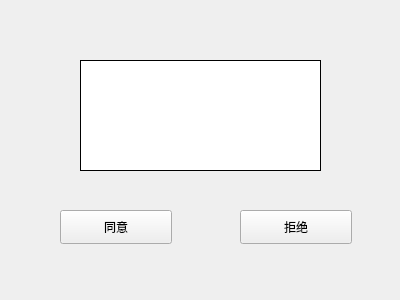
<?xml version="1.0" encoding="UTF-8"?>
<ui version="4.0">
 <class>AddNewFriendForm</class>
 <widget class="QWidget" name="AddNewFriendForm">
  <property name="geometry">
   <rect>
    <x>0</x>
    <y>0</y>
    <width>400</width>
    <height>300</height>
   </rect>
  </property>
  <property name="windowTitle">
   <string>Form</string>
  </property>
  <widget class="QLabel" name="label">
   <property name="geometry">
    <rect>
     <x>80</x>
     <y>60</y>
     <width>241</width>
     <height>111</height>
    </rect>
   </property>
   <property name="styleSheet">
    <string notr="true">background-color: rgb(255, 255, 255);</string>
   </property>
   <property name="frameShape">
    <enum>QFrame::Box</enum>
   </property>
   <property name="text">
    <string/>
   </property>
  </widget>
  <widget class="QPushButton" name="pushButton">
   <property name="geometry">
    <rect>
     <x>60</x>
     <y>210</y>
     <width>112</width>
     <height>34</height>
    </rect>
   </property>
   <property name="text">
    <string>同意</string>
   </property>
  </widget>
  <widget class="QPushButton" name="pushButton_2">
   <property name="geometry">
    <rect>
     <x>240</x>
     <y>210</y>
     <width>112</width>
     <height>34</height>
    </rect>
   </property>
   <property name="text">
    <string>拒绝</string>
   </property>
  </widget>
  <widget class="QLabel" name="label_2">
   <property name="geometry">
    <rect>
     <x>-3</x>
     <y>-6</y>
     <width>411</width>
     <height>311</height>
    </rect>
   </property>
   <property name="styleSheet">
    <string notr="true">border-image: url(:/add.jpg);</string>
   </property>
   <property name="text">
    <string/>
   </property>
  </widget>
  <zorder>label_2</zorder>
  <zorder>label</zorder>
  <zorder>pushButton</zorder>
  <zorder>pushButton_2</zorder>
 </widget>
 <resources/>
 <connections/>
</ui>
